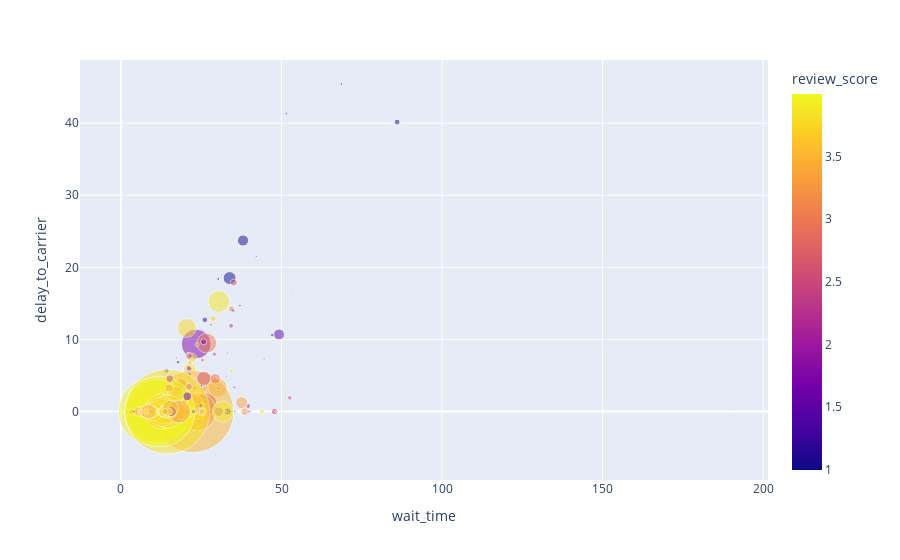

This figure's notebook cell:
### Markdown cell above
💡There seems to be a group of sellers which stands out for having very low review scores! 

📊 Let's investigate graphically it:
* Using `plotly`, create a `scatterplot` of `delay_to_carrier` against `wait_time`, varying bubble size by total `sales` for that seller, and coloring by `review_score`.

### Code cell
# YOUR CODE HERE
import plotly.express as px
fig = px.scatter(data_frame = sellers[sellers['review_score'] < 4],
    x="wait_time",
    y="delay_to_carrier",
    size="sales",
    color="review_score",
    size_max = 60,
    opacity = 0.5
)
fig.show()

### Figure 1 — Plotly figure (JSON) as saved in the notebook; plotly's stock layout.template omitted (floating-point values rounded to 4 significant figures; data arrays with more than 128 entries replaced by an {"elided": "..."} marker saying what was removed)
{"data": [{"hovertemplate": "wait_time=%{x}<br>delay_to_carrier=%{y}<br>sales=%{marker.size}<br>review_score=%{marker.color}<extra></extra>", "legendgroup": "", "marker": {"color": {"elided": "919 float values"}, "coloraxis": "coloraxis", "opacity": 0.5, "size": {"elided": "919 float values"}, "sizemode": "area", "sizeref": 55.69, "symbol": "circle"}, "mode": "markers", "name": "", "orientation": "v", "showlegend": false, "type": "scatter", "x": {"elided": "919 float values"}, "xaxis": "x", "y": {"elided": "919 float values"}, "yaxis": "y"}], "layout": {"coloraxis": {"colorbar": {"title": {"text": "review_score"}}, "colorscale": [[0, "#0d0887"], [0.1111, "#46039f"], [0.2222, "#7201a8"], [0.3333, "#9c179e"], [0.4444, "#bd3786"], [0.5556, "#d8576b"], [0.6667, "#ed7953"], [0.7778, "#fb9f3a"], [0.8889, "#fdca26"], [1, "#f0f921"]]}, "legend": {"itemsizing": "constant", "tracegroupgap": 0}, "margin": {"t": 60}, "xaxis": {"anchor": "y", "domain": [0, 1], "title": {"text": "wait_time"}}, "yaxis": {"anchor": "x", "domain": [0, 1], "title": {"text": "delay_to_carrier"}}}}
